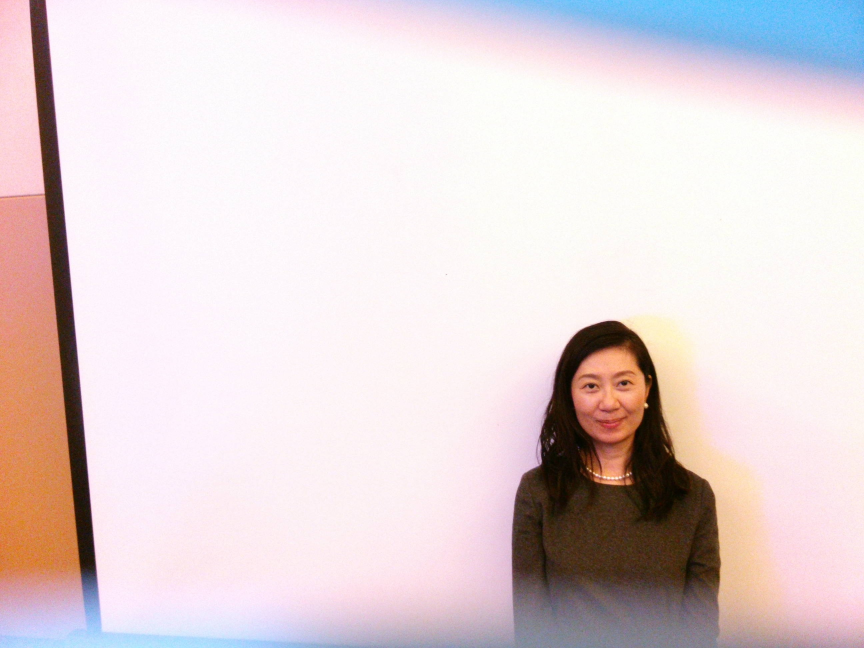
#> input picture faceFeature/img/105.jpg, 2592 x 1944 px, given in place of 1 (28).jpg, which was not available (shown at 1/3 size)
$ python newThresholdMethod.py
#> lines starting #> are read from the running program, lines starting #| are printed output that depends on the picture; after the words box and inside, x2 and y2 are one past the last pixel; in counts of white or black regions, pixels touching at a corner belong together; pictures that were not available may be replaced by others from this repository, and a replacement may not be noted
### faceFeature/HistUtil.py
import cv2
import numpy as np
import math
#自定义直方图统计


def myCalHist(img):
    hist = np.zeros([256,1])
    sp = img.shape
    for i in range(sp[0]):
        for j in range(sp[1]):
            hist[img[i,j]]+=1
    hist[255] = 0
    return hist
def DrawHist(hist, color,thresh = -1):
    minVal, maxVal, minLoc, maxLoc = cv2.minMaxLoc(hist)
    histImg = np.zeros([512,256,3], np.uint8)

    hpt = int(0.9* 256);
    #cv2.line(histImg, (0, 256), (256, 256), [0,0,255])
    for h in range(256):
            intensity = int(hist[h]*hpt/maxVal)
            if intensity!=0:
                cv2.line(histImg,(h,256), (h,256-intensity), color)
    if thresh != -1:
        cv2.line(histImg, (thresh, 512), (thresh,0), [0,0,255])
    return histImg;
#直方图平滑处理
#插值平滑
# [291 lines left out: functions interpolation, fourier, inverFourier, coefficientHist, GetIterativeBestThreshold, GetOSTUThreshold and 11 more, not called in this run]

def getSkeleton(img,removedetails_times,erode_times):#输入为去除背景后的bgr图
    if img.ndim > 2:
        imgFace = cv2.cvtColor(img,cv2.COLOR_BGR2GRAY)
    ret,img = cv2.threshold(imgFace,0, 255, cv2.THRESH_OTSU)
    element = cv2.getStructuringElement(cv2.MORPH_CROSS,(5,5))
    img = cv2.erode(img,element,iterations=2)
    erode_output = img.copy()
    outLineResult = img.copy()
    openResult = img.copy()
    closeResult = img.copy()
    #噪声滤除
    if removedetails_times ==1:
        openResult = cv2.morphologyEx(img,cv2.MORPH_OPEN,element,iterations=1)
        closeResult=cv2.morphologyEx(openResult,cv2.MORPH_CLOSE,element,iterations=1)
        #openResult = cv2.morphologyEx(closeResult,cv2.MORPH_OPEN,element,iterations=1)
    elif removedetails_times == 2:
        openResult = cv2.morphologyEx(img,cv2.MORPH_OPEN,element,iterations=1)
        closeResult=cv2.morphologyEx(openResult,cv2.MORPH_CLOSE,element,iterations=1)
        openResult = cv2.morphologyEx(closeResult,cv2.MORPH_OPEN,element,iterations=1)
        closeResult=cv2.morphologyEx(openResult,cv2.MORPH_CLOSE,element,iterations=1)
    elif removedetails_times == 3:
        openResult = cv2.morphologyEx(img, cv2.MORPH_OPEN, element, iterations=1)
        closeResult = cv2.morphologyEx(openResult, cv2.MORPH_CLOSE, element, iterations=1)
        openResult = cv2.morphologyEx(closeResult, cv2.MORPH_OPEN, element, iterations=1)
        closeResult = cv2.morphologyEx(openResult, cv2.MORPH_CLOSE, element, iterations=1)
        openResult = cv2.morphologyEx(closeResult, cv2.MORPH_OPEN, element, iterations=1)
        closeResult = cv2.morphologyEx(openResult, cv2.MORPH_CLOSE, element, iterations=1)
    #腐蚀操作
    erode_output = cv2.erode(closeResult,element,erode_times)
    ret,closeResult = cv2.threshold(closeResult,5,255,cv2.THRESH_BINARY)
    ret,erode_output = cv2.threshold(erode_output,5,255,cv2.THRESH_BINARY)
    outLineResult = cv2.subtract(closeResult,erode_output)
    result = cv2.medianBlur(outLineResult,3)
    print(result.ndim)
    if result.ndim >2:
        result = cv2.cvtColor(result,cv2.COLOR_BGR2GRAY)
    ret,result = cv2.threshold(result,100,255,cv2.THRESH_BINARY_INV)
    result = cv2.erode(result,element,iterations=1)
    #result = RemoveSelectRegion(result,3000,0,0,0)
    return result
#去除指定大小的区域
# [110 lines left out: functions RemoveSelectRegion, tailorImg, detectFaces, removeBackground, not called in this run]
# [13 lines that do not run on import are left out]

### faceFeature/newThresholdMethod.py
import cv2
import numpy as np
import math
from faceFeature.HistUtil import *
def detectFaces(srcImg):
    img = srcImg.copy()
    #print 1
    face_cascade = cv2.CascadeClassifier("data/haarcascades/haarcascade_frontalface_default.xml")
    if img.ndim == 3:
        gray = cv2.cvtColor(img, cv2.COLOR_BGR2GRAY)
    else:
        gray = img
    faces = face_cascade.detectMultiScale(gray, 1.3, 5)#1.3and5  counts to the result of face recognation
    return faces
def tailorImg(img,faces):
    x_up=[]
    y_up = []
    x_down=[]
    y_down=[]
    if len(faces)  == 1:
        for i,(x,y,w,h) in enumerate(faces):
            #注意不要越界
            new_x = x - int(w/3) if x - int(w/3)>0 else 0
            new_y = y - int(h/3) if y - int(h/3)>0 else 0
            new_w = w +int(2/3*w) if new_x+w+int(2/3*w)<img.shape[1] else img.shape[1]-new_x
            new_h = h +int(2/3*h) if new_y+h +int(2/3*h)<img.shape[0] else img.shape[0]-new_y
            new_img = img[new_y:new_y+new_h,new_x:new_x+new_w]
            return new_img

            #cv2.imshow("new_img",new_img)
    elif len(faces)>1:
        for i, (x, y, w, h) in enumerate(faces):
            x_up.append(x);
            y_up.append(y);
            x_down.append(x+w);
            y_down.append(y+h);
            # 注意不要越界
        x = min(x_up)
        y = min(y_up)
        w = max(x_down) - x
        h = max(y_down) - y

        new_x = x - int(w / 3) if x - int(w / 3) > 0 else 0
        new_y = y - int(h / 3) if y - int(h / 3) > 0 else 0
        new_w = w + int(2 / 3 * w) if new_x + w + int(2 / 3 * w) < img.shape[1] else img.shape[1] - new_x
        new_h = h + int(2 / 3 * h) if new_y + h + int(2 / 3 * h) < img.shape[0] else img.shape[0] - new_y
        new_img = img[new_y:new_y + new_h, new_x:new_x + new_w]
        cv2.imshow("tailor",new_img)
        return new_img
# 通过漫水填充去除背景
def removeBackground(srcImg,color = (255,255,255)):
        img = srcImg.copy()
        sp = img.shape
        mask1 = np.zeros((img.shape[0] + 2, img.shape[1] + 2), np.uint8)
        mask = np.zeros((img.shape[0] + 2, img.shape[1] + 2), np.uint8)
        cv2.floodFill(img, mask, (3, 3), color, (3, 3, 3), (3, 3, 3), 8)
        cv2.floodFill(img, mask1, (sp[1] - 3, 3), color, (3, 3, 3), (3, 3, 3), 8)
        return img
def myThreshold(imgGray,imgSkin,skinPoint,thresh):
    sp =  imgGray.shape
    dst = imgGray.copy()
    for i in range(sp[0]):
        for j in range(sp[1]):
            if imgSkin[i,j] >100:
                if imgGray[i,j]>thresh:
                    dst[i,j] = 255
                else:
                    dst[i,j] = 0
    return dst
#肤色检测
def skinModel(srcImg):
    img = srcImg.copy()
    rows, cols, channels = img.shape
    # light compensation
    gamma = 0.95
    for r in range(rows):
        for c in range(cols):
            # get values of blue, green, red
            B = img.item(r, c, 0)
            G = img.item(r, c, 1)
            R = img.item(r, c, 2)
            # gamma correction
            B = int(B ** gamma)
            G = int(G ** gamma)
            R = int(R ** gamma)
            # set values of blue, green, red
            img.itemset((r, c, 0), B)
            img.itemset((r, c, 1), G)
            img.itemset((r, c, 2), R)
            ###############################################################################
    # convert color space from rgb to ycbcr
    imgYcc = cv2.cvtColor(img, cv2.COLOR_BGR2YCR_CB)
    # convert color space from bgr to rgb
    img = cv2.cvtColor(img, cv2.COLOR_BGR2RGB)
    # copy original image
    imgSkin = np.zeros((img.shape[0],img.shape[1]),np.uint8)
    ################################################################################
    # define variables for skin rules
    Wcb = 46.97
    Wcr = 38.76
    WHCb = 14
    WHCr = 10
    WLCb = 23
    WLCr = 20
    Ymin = 16
    Ymax = 235
    Kl = 125
    Kh = 188
    WCb = 0
    WCr = 0
    CbCenter = 0
    CrCenter = 0
    ################################################################################
    for r in range(rows):
        for c in range(cols):
            # non-skin area if skin equals 0, skin area otherwise
            skin = 0
            ########################################################################
            # color space transformation
            # get values from ycbcr color space
            Y = imgYcc.item(r, c, 0)
            Cr = imgYcc.item(r, c, 1)
            Cb = imgYcc.item(r, c, 2)
            if Y < Kl:
                WCr = WLCr + (Y - Ymin) * (Wcr - WLCr) / (Kl - Ymin)
                WCb = WLCb + (Y - Ymin) * (Wcb - WLCb) / (Kl - Ymin)
                CrCenter = 154 - (Kl - Y) * (154 - 144) / (Kl - Ymin)
                CbCenter = 108 + (Kl - Y) * (118 - 108) / (Kl - Ymin)
            elif Y > Kh:
                WCr = WHCr + (Y - Ymax) * (Wcr - WHCr) / (Ymax - Kh)
                WCb = WHCb + (Y - Ymax) * (Wcb - WHCb) / (Ymax - Kh)
                CrCenter = 154 + (Y - Kh) * (154 - 132) / (Ymax - Kh)
                CbCenter = 108 + (Y - Kh) * (118 - 108) / (Ymax - Kh)
            if Y < Kl or Y > Kh:
                Cr = (Cr - CrCenter) * Wcr / WCr + 154
                Cb = (Cb - CbCenter) * Wcb / WCb + 108
                ########################################################################
            # skin color detection
            #if Cb >= 80 and Cb <= 127 and Cr >= 141 and Cr <= 173:
            if Cb >= 80 and Cb <= 127 and Cr >= 141 and Cr <= 175:
                skin = 1
                # print 'Skin detected!'
            if 0 == skin:
                imgSkin[r,c] = 0
            else:
                imgSkin[r,c] = 255
                # display original image and skin image
    return imgSkin
def adaptiveThreshold(img):
    hist = myCalHist(img)
    histImg = DrawHist(hist, [255, 255, 255])
    cv2.imshow("histInit", histImg)
    min,max,hist = removeNoiseOfHist(hist)
    histImg = DrawHist(hist,[255,255,255])
    cv2.imshow("histIMG",histImg)
    #没有用处，可以不用，只是为了可视化
    #thresh = GetMinimumThreshold(hist)
    return min,max,0
def getFaceBySkin(skin,grayFace):
    sp = skin.shape
    result = grayFace.copy()
    for i in range(sp[0]):
        for j in range(sp[1]):
            if skin[i,j] != 255:
                result[i,j] = 255
    return result
def computeEdgesPoint(img):
    sp = img.shape
    point = 0
    sum =0
    for i in range(sp[0]):
        for j in range(sp[1]):
            if img[i,j]>100:
                point +=1
            sum +=1
    temp = point/sum
    if temp > 0 and temp<=0.05:
        return 5*temp
    elif temp> 0.05 and temp<=0.1:
        return 3*temp
    elif temp>0.1 and temp<=0.2:
        return 1.5*temp
    elif temp>0.3 and temp<=0.4:
        return 1.1*temp
    else:
        return temp
def removeNoiseOfHist(hist):
    result = hist.copy()
    counter = 0
    for i in range(255,-1,-1):
        if result[i] != 0:
            counter += 1
        result[i] = 0
        if counter == 10:
            break
    counter = 0
    for i in range(255):
        if result[i] !=0:
            counter+=1
        result[i] = 0
        if counter == 10:
            break

    for  i in range(255):
        if result[i]<50:
            result[i] = 0
        else:
            break
    for  i in range(255,-1,-1):
        if result[i]<50:
            result[i] = 0
        else:
            break
    for i in range(70):
        if result[i]>500:
            break
        result[i]=0
    min ,max =0,0
    for i in range(255):
        if result[i]!=0:
            min = i;
            break
    for i in range(255,-1,-1):
        if result[i]!=0:
            max = i;
            break
    return min,max,result
def AvgGray(imgSKIN,imgGRAY):
    sp = imgSKIN.shape
    brightness = 0
    count = 0
    for i in range(sp[0]):
        for j in range(sp[1]):
           if imgSKIN[i,j] >100:# and imgGRAY[i,j]<err_mean[1]+70:
               brightness += imgGRAY[i,j]
               count +=1
    if count !=0:
        return count,brightness/count
    else:
        return count,0
def partitionThreshold(imgSKIN,imgFace,imgCanny,patchSize):
    counter, theta = AvgGray(imgSKIN=imgSKIN, imgGRAY=imgFace)
    sp = imgFace.shape;
    divisionCount = math.floor(sp[1] / patchSize)
    imgFaceSegment = [None] * divisionCount
    imgSkinSegment = [None] * divisionCount
    for i in range(len(imgFaceSegment)):
        imgFaceSegment[i] = [0] * divisionCount
        imgSkinSegment[i] = [0] * divisionCount
    new_w = math.floor(sp[1]/divisionCount)
    new_h = math.floor(sp[0]/divisionCount)
    newGray = imgFace[0:new_h * divisionCount, 0:new_w * divisionCount]
    newSkin = imgSKIN[0:new_h * divisionCount, 0:new_w * divisionCount]
    newCanny = imgCanny[0:new_h * divisionCount, 0:new_w * divisionCount]
    dst = imgFace.copy()
    dst = dst[0:new_h * divisionCount, 0:new_w * divisionCount]
    for i in range(divisionCount):
        for j in range(divisionCount):
            imgFaceSegment[i][j] = imgFace[i*new_h:(i+1)*new_h,j*new_w:(j+1)*new_w]
            imgSkinSegment[i][j] = imgSKIN[i*new_h:(i+1)*new_h,j*new_w:(j+1)*new_w]
            skinpoint,alpha = AvgGray(imgSkinSegment[i][j],imgFaceSegment[i][j])
            if alpha !=0:
                min_th = min(alpha, theta)
                max_th = max(alpha, theta)
                # imgSegment[i][j] = myThreshold(imgSegment[i][j],imgSkinSegment[i][j],skinPoint,0.71*thresh) gamma = 0.63 lamda = 0.855 bata = 0.145
                edges = imgCanny[i * new_h:(i + 1) * new_h, j * new_w:(j + 1) * new_w]
                # 计算在这一小块中边缘点为多少个
                edgesPointPercent = computeEdgesPoint(edges)
                if alpha > theta:
                    # 尽量往上
                    imgFaceSegment[i][j] = myThreshold(imgFaceSegment[i][j], imgSkinSegment[i][j], skinpoint,
                                                   (1 + edgesPointPercent) * gamma * (lamda * max_th + bata * min_th))
                else:
                    # 尽量往下
                    imgFaceSegment[i][j] = myThreshold(imgFaceSegment[i][j], imgSkinSegment[i][j], skinpoint,
                                                   (1 + edgesPointPercent) * gamma * (lamda1 * max_th + bata1 * min_th))
    for i in range(divisionCount):
        for j in range(divisionCount):
            dst[i*new_h:(i+1)*new_h,j*new_w:(j+1)*new_w]=imgFaceSegment[i][j]
    cv2.imshow("initResult",dst)
    ret, dst = cv2.threshold(dst, 40, 255, cv2.THRESH_BINARY)
    return dst, newSkin, newGray

def process(img):
    img = cv2.resize(img, (int(img.shape[1] / 2), int(img.shape[0] / 2)), interpolation=cv2.INTER_CUBIC)
    faces = detectFaces(srcImg=img)
    print(len(faces))
    imgFaceBGR = tailorImg(img=img,faces=faces)

    imgFaceBGR = removeBackground(imgFaceBGR)

    imgFaceGray = cv2.cvtColor(imgFaceBGR,cv2.COLOR_BGR2GRAY)
    #cv2.imshow("imgFaceGray", imgFaceGray)
    imgSkin = skinModel(imgFaceBGR)
    #cv2.imshow("imgskin",imgSkin)
    imgFaceByskin = getFaceBySkin(skin=imgSkin,grayFace=imgFaceGray)
    #cv2.imshow("imgfacebyskin",imgFaceByskin)
    #统计直方图,去除肤色噪点
    min,max,thresh = adaptiveThreshold(imgFaceByskin)
    sp = imgFaceByskin.shape
    for i in range(sp[0]):
        for j in range(sp[1]):
            if imgSkin[i,j]>100 and (imgFaceByskin[i,j]<min or imgFaceByskin[i,j]>max):
                imgSkin[i,j]=0
                imgFaceByskin[i,j] =255
    cv2.imshow("realSkin",imgFaceByskin)

    canny = cv2.Canny(imgFaceGray, 40, 120)

    imgFace_thresh,newSkin,newFace = partitionThreshold(imgSKIN=imgSkin,imgFace=imgFaceGray,imgCanny=canny,patchSize=15)
    imgFace_thresh = cv2.medianBlur(imgFace_thresh,3)

    #获取轮廓
    skeletonFace = removeBackground(newFace,(0,0,0))
    skeleton = getSkeleton(skeletonFace,2,3)
    result = cv2.bitwise_and(imgFace_thresh,skeleton)
    result = RemoveSelectRegion(result,100,0,0,0)
    cv2.imshow("result",result)
    return  result

def unitTest():
    img = cv2.imread("imageTailor/1 (28).jpg")
#> img is the input picture: shape (1944, 2592, 3); mean B, G, R 213.6, 211.9, 225.5
    img = cv2.medianBlur(img, 3)
    reslut = process(img)
#> in detectFaces, `faces = face_cascade.detectMultiScale(gray, 1.3, 5)#1.3and5  counts to..`: faces = [[845, 523, 137, 137]]
#| 1
#> the loop in tailorImg, `for i,(x,y,w,h) in enumerate(faces):` made 1 pass
#> (x, y, w, h, new_x, new_y, new_w, new_h) on pass 1: (845, 523, 137, 137, 800, 478, 228, 228)
#> after the loop in skinModel, `for r in range(rows):`:
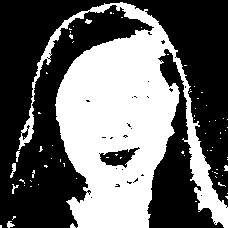
#> imgSkin: shape (228, 228); 40.7% white; 73 white regions (66 under 20 px), largest, box (x1, y1, x2, y2) and area: (18, 2, 228, 228) 20735, (10, 163, 16, 178) 46, (7, 221, 15, 228) 34
#> after the loop in getFaceBySkin, `for i in range(sp[0]):`:
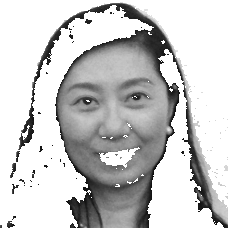
#> result: shape (228, 228); min 10, max 255, mean 200.7
#> in adaptiveThreshold, `hist = myCalHist(img)`: hist = 256 values, max 232 at index 193, min 0 at index 0, mean 82.57
#> in DrawHist, `minVal, maxVal, minLoc, maxLoc = cv2.minMaxLoc(hist)`: minVal = 0; maxVal = 232; minLoc = (0, 0); maxLoc = (0, 193)
#> the loop in DrawHist, `for h in range(256):` made 256 passes
#> intensity on passes 1 to 3: 0, 0, 0
#> in removeNoiseOfHist, `result = hist.copy()`: result has the same summary as hist in adaptiveThreshold
#> after the loop in removeNoiseOfHist, `for i in range(255,-1,-1):`: counter = 10; result = 256 values, max 232 at index 193, min 0 at index 0, mean 82.37
#> after the loop in removeNoiseOfHist, `for i in range(255):`: counter = 10; result = 256 values, max 232 at index 193, min 0 at index 0, mean 81.59
#> after the loop in removeNoiseOfHist, `for  i in range(255,-1,-1):`: result = 256 values, max 232 at index 193, min 0 at index 0, mean 79.97
#> after the loop in removeNoiseOfHist, `for i in range(70):`: result = 256 values, max 232 at index 193, min 0 at index 0, mean 61.59
#> in adaptiveThreshold, `min,max,hist = removeNoiseOfHist(hist)`: min = 70; max = 199; hist has the same summary as result in removeNoiseOfHist
#> call 2 of DrawHist, with hist = array of shape (256, 1), thresh = -1
#> the loop in DrawHist (call 2), `for h in range(256):` made 256 passes
#> after the loop in DrawHist (call 2), `for h in range(256):`:
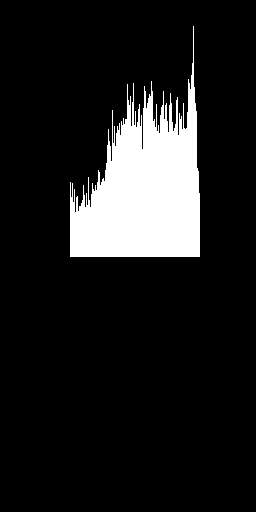
#> histImg: shape (512, 256, 3); 12% white; 1 white region, box (x1, y1, x2, y2) and area: (70, 26, 200, 257) 15682
#> in process, `min,max,thresh = adaptiveThreshold(imgFaceByskin)`: min = 70; max = 199; thresh = 0
#> after the loop in process, `for i in range(sp[0]):`:
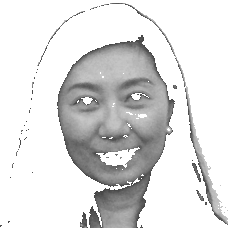
#> imgFaceByskin: shape (228, 228); 10.33% of pixels changed, all inside (x1, y1, x2, y2) = (0, 2, 228, 228)
#> after the loop in process, `for i in range(sp[0]):`:
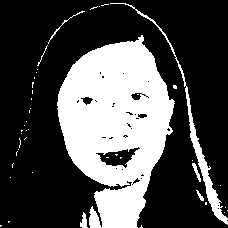
#> imgSkin: shape (228, 228); 30.3% white; 45 white regions (38 under 20 px), largest, box (x1, y1, x2, y2) and area: (57, 35, 175, 228) 14272, (110, 3, 228, 225) 1112, (80, 212, 88, 228) 75
#> after the loop in AvgGray, `for i in range(sp[0]):`: brightness = 2267842; count = 15766
#> in partitionThreshold, `counter, theta = AvgGray(imgSKIN=imgSKIN, imgGRAY=imgFace)`: theta = 143.8
#> after the loop in partitionThreshold, `for i in range(divisionCount):`:
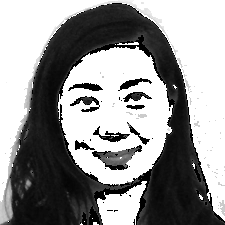
#> dst: shape (225, 225); min 0, max 255, mean 148
#> call 2 of removeBackground, with color = (0, 0, 0)
#> in removeBackground (call 2), `cv2.floodFill(img, mask1, (sp[1] - 3, 3), color, (3, 3, 3), (3, 3, 3),..`:
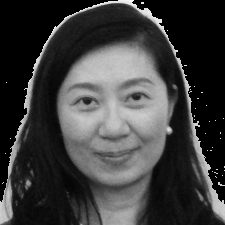
#> img: shape (225, 225); min 0, max 244, mean 61.2
# [7 lines left out: function allTest, not called in this run]

if __name__ == '__main__':
    gamma = 0.700
    lamda = 0.7000
    bata = 0.3000
    lamda1 = 0.35000
    bata1 = 0.65000
#> (the run stopped early here; a loop or call above may not have finished)

$ run again, on faceFeature/img/11.jpg
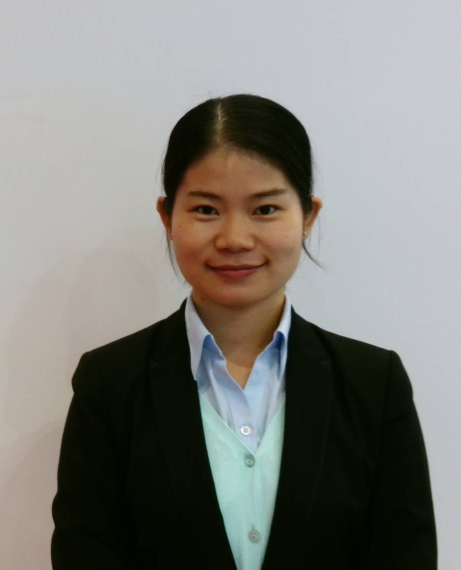
#> input picture faceFeature/img/11.jpg, 921 x 1139 px, given in place of 1 (28).jpg, which was not available (shown at 1/2 size)
#> in unitTest, img is the input picture: shape (1139, 921, 3); mean B, G, R 122.9, 128, 129.2
#> in detectFaces, `faces = face_cascade.detectMultiScale(gray, 1.3, 5)#1.3and5  counts to..`: faces = [[152, 146, 163, 163]]
#| 1
#> the loop in tailorImg, `for i,(x,y,w,h) in enumerate(faces):` made 1 pass
#> (x, y, w, h, new_x, new_y, new_w, new_h) on pass 1: (152, 146, 163, 163, 98, 92, 271, 271)
#> imgYcc: shape (271, 271, 3); mean of channels 0, 1, 2 117.7, 133.2, 122.3
#> after the loop in skinModel, `for r in range(rows):`:
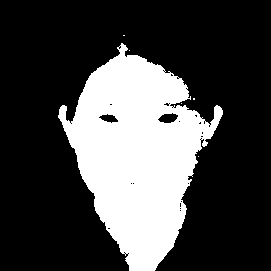
#> imgSkin: shape (271, 271); 27.5% white; 6 white regions (5 under 20 px), largest, box (x1, y1, x2, y2) and area: (58, 43, 223, 271) 20152
#> in adaptiveThreshold, `hist = myCalHist(img)`: hist = 256 values, max 384 at index 111, min 0 at index 0, mean 78.75
#> minVal = 0; maxVal = 384; minLoc = (0, 0); maxLoc = (0, 111)
#> the loop in DrawHist, `for h in range(256):` made 256 passes
#> intensity on passes 1 to 3: 0, 0, 0
#> in removeNoiseOfHist, `result = hist.copy()`: result has the same summary as hist in adaptiveThreshold
#> after the loop in removeNoiseOfHist, `for i in range(255,-1,-1):`: counter = 10; result = 256 values, max 384 at index 111, min 0 at index 0, mean 78.43
#> after the loop in removeNoiseOfHist, `for i in range(255):`: counter = 10; result = 256 values, max 384 at index 111, min 0 at index 0, mean 78.29
#> after the loop in removeNoiseOfHist, `for  i in range(255):`: result = 256 values, max 384 at index 111, min 0 at index 0, mean 76.94
#> after the loop in removeNoiseOfHist, `for  i in range(255,-1,-1):`: result = 256 values, max 384 at index 111, min 0 at index 0, mean 73.61
#> after the loop in removeNoiseOfHist, `for i in range(70):`: result = 256 values, max 384 at index 111, min 0 at index 0, mean 61.48
#> in adaptiveThreshold, `min,max,hist = removeNoiseOfHist(hist)`: min = 70; max = 137; hist has the same summary as result in removeNoiseOfHist
#> the loop in DrawHist (call 2), `for h in range(256):` made 256 passes
#> in process, `min,max,thresh = adaptiveThreshold(imgFaceByskin)`: min = 70; max = 137; thresh = 0
#> canny: shape (271, 271); 4.8% white in thin lines or dots
#> after the loop in AvgGray, `for i in range(sp[0]):`: brightness = 1572898; count = 15738
#> in partitionThreshold, `counter, theta = AvgGray(imgSKIN=imgSKIN, imgGRAY=imgFace)`: theta = 99.94
#> newSkin: shape (270, 270); 21.6% white; 9 white regions (6 under 20 px), largest, box (x1, y1, x2, y2) and area: (62, 43, 198, 270) 15396, (202, 106, 223, 147) 261, (58, 105, 66, 122) 43
#> newCanny: shape (270, 270); 4.8% white in thin lines or dots
#> imgFace_thresh: shape (270, 270); 79.3% white; 54 black regions (28 under 20 px), largest, box (x1, y1, x2, y2) and area: (123, 4, 214, 121) 5078, (0, 208, 92, 270) 3003, (64, 8, 118, 127) 2921
#> in removeBackground (call 2), `cv2.floodFill(img, mask1, (sp[1] - 3, 3), color, (3, 3, 3), (3, 3, 3),..`:
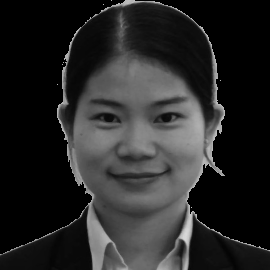
#> img: shape (270, 270); min 0, max 216, mean 39.4
